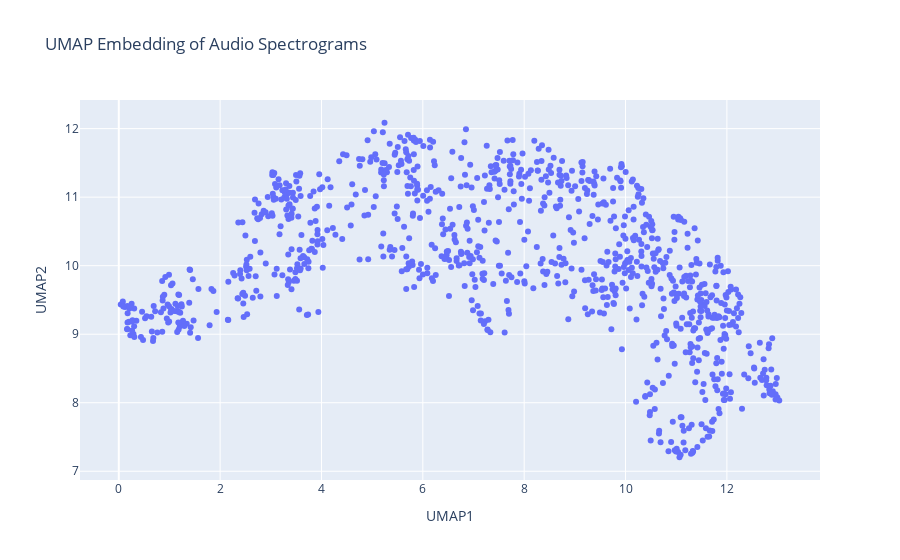

The notebook cell saved with this chart:
### Markdown cell above
more interactive plot

### Code cell
import plotly.express as px
import plotly.graph_objects as go
import pandas as pd


# Create a DataFrame with the UMAP coordinates and file paths
df = pd.DataFrame({
    'UMAP1': unsup_embedding[:, 0],
    'UMAP2': unsup_embedding[:, 1],
    'File Path': pathches[0]  # Make sure this is the list of file paths for your filtered data
})

# Create interactive scatter plot
fig = px.scatter(df, 
                 x='UMAP1', 
                 y='UMAP2',
                 hover_data=['File Path'],
                 title='UMAP Embedding of Audio Spectrograms')

# Add hover template to show file path
fig.update_traces(
    hovertemplate="<br>".join([
        "File: %{customdata[0]}",
        "UMAP1: %{x:.2f}",
        "UMAP2: %{y:.2f}",
    ])
)

fig.show()

### Figure 1 — Plotly figure (JSON) as saved in the notebook; plotly's stock layout.template omitted (floating-point values rounded to 4 significant figures; data arrays with more than 128 entries replaced by an {"elided": "..."} marker saying what was removed)
{"data": [{"customdata": {"elided": "999x1 str values"}, "hovertemplate": "File: %{customdata[0]}<br>UMAP1: %{x:.2f}<br>UMAP2: %{y:.2f}", "legendgroup": "", "marker": {"color": "#636efa", "symbol": "circle"}, "mode": "markers", "name": "", "orientation": "v", "showlegend": false, "type": "scatter", "x": {"elided": "999 float values"}, "xaxis": "x", "y": {"elided": "999 float values"}, "yaxis": "y"}], "layout": {"legend": {"tracegroupgap": 0}, "title": {"text": "UMAP Embedding of Audio Spectrograms"}, "xaxis": {"anchor": "y", "domain": [0, 1], "title": {"text": "UMAP1"}}, "yaxis": {"anchor": "x", "domain": [0, 1], "title": {"text": "UMAP2"}}}}
